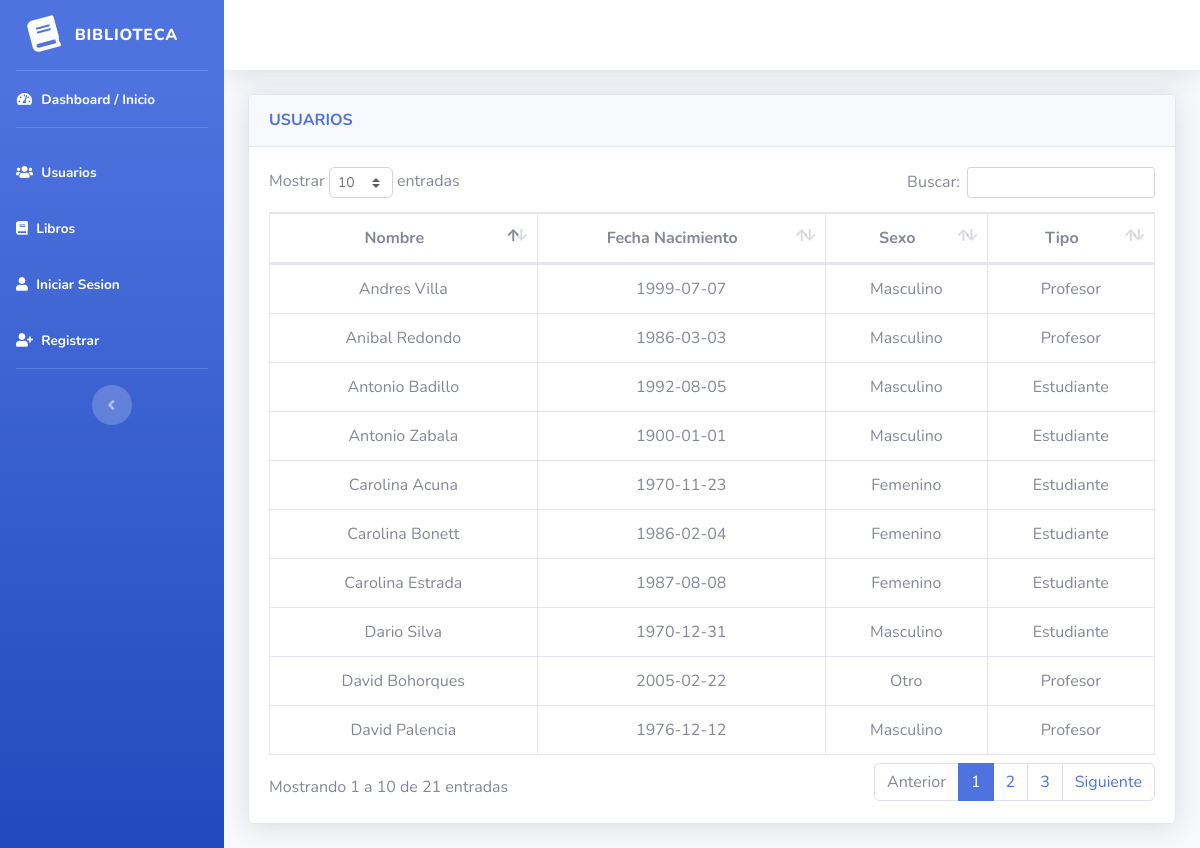
Screenshot of /index.php?c=usuario with the database file from the repository.
### tables this page shows
CREATE TABLE `usuario` (
  `cedula` varchar(10) NOT NULL,
  `nombre` varchar(40) DEFAULT NULL,
  `fecha_nacimiento` date DEFAULT NULL,
  `sexo` char(1) DEFAULT NULL,
  `tipo` char(1) DEFAULT NULL,
  `estado` char(1) DEFAULT NULL,
  `pass` varchar(20) DEFAULT NULL,
  PRIMARY KEY (`cedula`)
);

### Controlador/UsuarioControlador.php (called while the page is built, shortened)
<?php
class UsuarioControlador
{
    public function __construct()
    {
        require_once("Modelo/UsuarioModelo.php");
    }
    public function index()
    {
        $usuario = new UsuarioModelo();
        $data["titulo"] = "usuarios";
        $data["usuario"] = $usuario->getUsuarios();
        require_once("Vista/usuarios.php");
    }
}

### Configuracion/database.php (called while the page is built, shortened)
<?php
class Conexion
{
    public static function conectar()
    {
        $link = new mysqli('localhost', 'root', '', 'biblioteca');
        return $link;
    }
}

### Modelo/UsuarioModelo.php (called while the page is built, shortened)
<?php
class UsuarioModelo
{
    private $db;
    private $usuario;
    public function __construct()
    {
        $this->db = Conexion::conectar();
        $this->usuario = array();
    }
    public function getUsuarios()
    {
        $sql = "SELECT * FROM usuario";
        $resultado = $this->db->query($sql);
        while ($row = $resultado->fetch_assoc()) {
            $this->usuario[] = $row;
        }
        return $this->usuario;
    }
}

### Vista/usuarios.php (the view, shortened to what this page needs)
<!DOCTYPE html>
<html lang="en">
<head>
    <link href="http://localhost/PrinsParcial03/Vista/vendor/fontawesome-free/css/all.min.css" rel="stylesheet" type="text/css">
    <link href="http://localhost/PrinsParcial03/Vista/css/sb-admin-2.min.css" rel="stylesheet">
    <link href="http://localhost/PrinsParcial03/Vista/vendor/datatables/dataTables.bootstrap4.min.css" rel="stylesheet">
</head>
<body id="page-top">
    <div id="wrapper">
        <?php include("nav-ul.php"); ?>
        <div id="content-wrapper" class="d-flex flex-column">
            <div id="content">
                <?php include("nav-button.php"); ?>
                <div class="container-fluid">
                    <div class="card shadow mb-4">
                        <div class="card-header py-3">
                            <h6 class="m-0 font-weight-bold text-primary">USUARIOS</h6>
                        </div>
                        <div class="card-body">
                            <div class="table-responsive">
                                <table class="table table-bordered" id="dataTable" width="100%" cellspacing="0">
                                    <thead>
                                        <tr>
                                            <th scope="col" class="text-center">Nombre</th>
                                            <th scope="col" class="text-center">Fecha Nacimiento</th>
                                            <th scope="col" class="text-center">Sexo</th>
                                            <th scope="col" class="text-center">Tipo</th>
                                        </tr>
                                    </thead>
                                    <tbody>
                                        <?php
                                        foreach ($data["usuario"] as $data) {
                                            if ($data['tipo'] != "B") { ?>
                                                <tr>
                                                    <td class="text-center">
                                                        <?php echo utf8_decode($data['nombre']); ?>
                                                    </td>
                                                    <td class="text-center">
                                                        <?php echo $data['fecha_nacimiento']; ?>
                                                    </td>
                                                    <td class="text-center">
                                                        <?php
                                                        if ($data['sexo'] == "M") {
                                                            echo "Masculino";
                                                        } else if ($data['sexo'] == "F") {
                                                            echo "Femenino";
                                                        } else {
                                                            echo "Otro";
                                                        }
                                                        ?>
                                                    </td>
                                                    <td class="text-center">
                                                        <?php
                                                        if ($data['tipo'] == "P") {
                                                            echo "Profesor";
                                                        } else if ($data['tipo'] == "E") {
                                                            echo "Estudiante";
                                                        }
                                                        ?>
                                                    </td>
                                                </tr>
                                        <?php }
                                        }  ?>
                                    </tbody>
                                </table>
                            </div>
                        </div>
                    </div>
                </div>
            </div>
        </div>
    </div>
</body>
</html>

### index.php (shortened to what this page needs)
<?php
require_once("Configuracion/database.php");
require_once("core/routes.php");
require_once("Controlador/UsuarioControlador.php");
if (isset($_GET['c'])) {
    $controlador = cargarControlador($_GET['c']);
    if (isset($_GET['a'])) {
        if (isset($_GET['id']) and !isset($_GET['id2'])) {
            cargarAccion($controlador, $_GET['a'], $_GET['id']);
        } else if (isset($_GET['id']) and isset($_GET['id2'])) {
            cargarAccion($controlador, $_GET['a'], $_GET['id'], $_GET['id2']);
        } else {
            cargarAccion($controlador, $_GET['a']);
        }
    } else {
        cargarAccion($controlador, ACCION_PRINCIPAL);
    }
} else {
    $controlador = cargarControlador(CONTROLADOR_PRINCIPAL);
    $accionTmp = ACCION_PRINCIPAL;
    $controlador->$accionTmp();
}

### core/routes.php (shortened to what this page needs)
<?php
	function cargarAccion($controlador, $accion, $id = null, $id2=null){
		if(isset($accion) && method_exists($controlador, $accion)){
			if($id == null){
				$controlador->$accion();
				} else {
				$controlador->$accion($id,$id2);
			}
			} else {
			$controlador->ACCION_PRINCIPAL();
		}
	}
?>

### Vista/nav-ul.php (shortened to what this page needs)
<ul class="navbar-nav bg-gradient-primary sidebar sidebar-dark accordion" id="accordionSidebar">
    <a class="sidebar-brand d-flex align-items-center justify-content-center" href="index.php?c=Inicio">
        <div class="sidebar-brand-icon rotate-n-15">
            <i class="fas fa-book"></i>
        </div>
        <div class="sidebar-brand-text mx-3">BIBLIOTECA</div>
    </a>
    <hr class="sidebar-divider my-0">
    <li class="nav-item active">
        <a class="nav-link" href="index.php?c=Inicio">
            <i class="fas fa-fw fa-tachometer-alt"></i>
            <span>Dashboard / Inicio</span></a>
    </li>
    <hr class="sidebar-divider d-none d-md-block">
    <li class="nav-item active">
        <a class="nav-link" href="index.php?c=usuario">
            <i class="fas fa-solid fa-users"></i>
            <span>Usuarios</span></a>
    </li>
    <li class="nav-item active">
        <a class="nav-link" href="index.php?c=libro">
            <i class="fas fa-solid fa-book"></i>
            <span>Libros</span></a>
    </li>
    <?php if (!isset($_SESSION['username'])) { ?>
        <li class="nav-item active">
            <a class="nav-link" href="index.php?c=usuario&a=login">
                <i class="fas fa-solid fa-user"></i>
                <span>Iniciar Sesion</span></a>
        </li>
    <?php } ?>
    <li class="nav-item active">
        <a class="nav-link" href="index.php?c=usuario&a=nuevo">
            <i class="fas fa-solid fa-user-plus"></i>
            <span>Registrar</span></a>
    </li>
    <hr class="sidebar-divider d-none d-md-block">
    <div class="text-center d-none d-md-inline">
        <button class="rounded-circle border-0" id="sidebarToggle"></button>
    </div>
</ul>

### Vista/nav-button.php (shortened to what this page needs)
<nav class="navbar navbar-expand navbar-light bg-white topbar mb-4 static-top shadow">
</nav>

### rows the page displays
usuario: nombre "Antonio Zabala", fecha_nacimiento "1900-01-01", sexo "Masculino", tipo "Estudiante"
usuario: nombre "David Palencia", fecha_nacimiento "1976-12-12", sexo "Masculino", tipo "Profesor"
usuario: nombre "Carolina Acuna", fecha_nacimiento "1970-11-23", sexo "Femenino", tipo "Estudiante"
usuario: nombre "Andres Villa", fecha_nacimiento "1999-07-07", sexo "Masculino", tipo "Profesor"
usuario: nombre "Antonio Badillo", fecha_nacimiento "1992-08-05", sexo "Masculino", tipo "Estudiante"
usuario: nombre "Dario Silva", fecha_nacimiento "1970-12-31", sexo "Masculino", tipo "Estudiante"
usuario: nombre "Carolina Estrada", fecha_nacimiento "1987-08-08", sexo "Femenino", tipo "Estudiante"
usuario: nombre "Anibal Redondo", fecha_nacimiento "1986-03-03", sexo "Masculino", tipo "Profesor"
usuario: nombre "David Bohorques", fecha_nacimiento "2005-02-22", sexo "Otro", tipo "Profesor"
usuario: nombre "Carolina Bonett", fecha_nacimiento "1986-02-04", sexo "Femenino", tipo "Estudiante"
